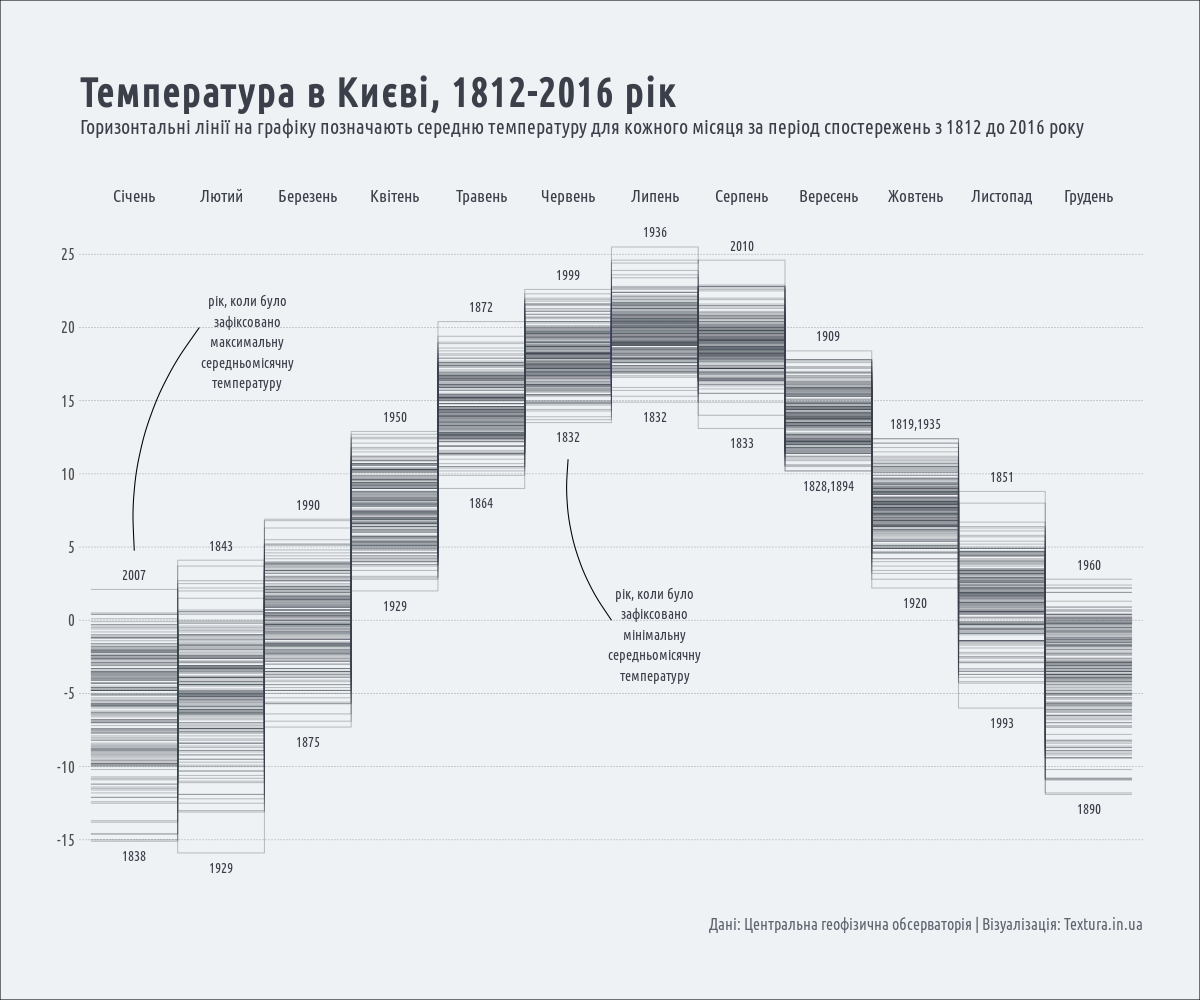

The R source for this figure:
library(ggplot2)
library(dplyr)
library(stringr)

weather <- read.csv('weather.csv', stringsAsFactors = FALSE)


#filter data
weather <- weather %>% 
  #filter(year >= 1850) %>% 
  mutate(month = factor(month, levels = unique(weather$month), ordered = TRUE),
         month_numeric = as.numeric(month))

#generate data for fancy x axis month positioning
xaxis <- data.frame(x = seq(1.5, 12.5, 1),
                    y = 29,
                    label = levels(weather$month))

#get data for year labels
ranges <- weather %>% 
  group_by(month) %>% 
  filter(temperature == min(temperature, na.rm = TRUE) | 
           temperature == max(temperature, na.rm = TRUE)) %>% 
  ungroup() %>% 
  group_by(month, temperature) %>% 
  summarise(year = paste(year, collapse = ','), temp = unique(temperature)) %>% 
  select(month, temperature = temp, year = year ) %>% 
  inner_join(xaxis, by = c('month' = 'label')) %>% 
  select(-y) %>% 
  mutate(temperature = if_else(temperature == max(temperature), temperature+1, temperature-1))

#segment and annotation data

segment1 <- data.frame(
  
  x  = c(1.5),
    
  xend = c(2.25),
  
  y = c(4.75),
  
  yend = c(20),
  
  label.x = c(2.8),
  
  label.y  = c(19),
  
  label = c('рік, коли було зафіксовано максимальну середньомісячну температуру')
)


segment2 <- data.frame(
  
  x  = c(6.5),
  
  xend = c(7),
  
  y = c(11),
  
  yend = c(0),
  
  label.x = c(7.5),
  
  label.y  = c(-1),
  
  label = c('рік, коли було зафіксовано мінімальну середньомісячну температуру')
)

#generate data to trick geom_step
fake_december <- weather %>% 
  filter(month_numeric ==  12) %>% 
  mutate(month = '', month_numeric = 13)

#combine
weather <- rbind.data.frame(weather, fake_december)

png(filename = 'weather_static_step.png', width = 1200, height = 1000)

#plot
ggplot(weather)+
  geom_step(aes(x = month_numeric, y = temperature, group = year), color = '#3A3F4A', alpha = 0.3)+
  geom_text(data = xaxis, aes(x = x, y = y, label = label, family = 'Ubuntu Condensed'), 
            size = 6, color = '#3A3F4A', inherit.aes = F)+
  geom_text(data = ranges, aes(x = x, y = temperature, label = year, family = 'Ubuntu Condensed'), 
            size = 5, color = '#3A3F4A')+
  geom_curve(data = segment1, aes(x = x, y = y, xend = xend, yend = yend), curvature = -0.2)+
  geom_text(data = segment1, aes(x = label.x, y = label.y, label = str_wrap(label, 20), family = 'Ubuntu Condensed'), 
            size = 5, color = '#3A3F4A')+
  geom_curve(data = segment2, aes(x = x, y = y, xend = xend, yend = yend), curvature = 0.2)+
  geom_text(data = segment2, aes(x = label.x, y = label.y, label = str_wrap(label, 20), family = 'Ubuntu Condensed'), 
            size = 5, color = '#3A3F4A')+
  scale_x_continuous(breaks = 1:13, labels = NULL, expand = c(0.01, 0.01))+
  scale_y_continuous(breaks = seq(-15, 25, 5), limits = c(-19, 31),
                     expand = c(0, 0))+
  labs(title = "Температура в Києві, 1812-2016 рік",
       subtitle = str_wrap("Горизонтальні лінії на графіку позначають середню температуру для кожного місяця за період спостережень з 1812 до 2016 року", 160),
       caption = "\nДані: Центральна геофізична обсерваторія | Візуалізація: Textura.in.ua")+
  theme_minimal()+
  theme(text = element_text(family = 'Ubuntu Condensed', face = 'plain', color = '#3A3F4A'),
        axis.title = element_blank(),
        axis.text = element_text(size = 16),
        axis.text.x = element_blank(),
        panel.grid.major = element_line(size = 0.35, linetype = 'dotted', color = '#5D646F'),
        panel.grid.major.x = element_blank(),
        panel.grid.minor = element_blank(),
        plot.title = element_text(face = 'bold', size = 40, margin = margin(b = 10, t = 20)),
        plot.subtitle = element_text(size = 20, face = 'plain', margin = margin(b = 30)),
        plot.caption = element_text(size = 16, margin = margin(b = 10), color = '#5D646F'),
        plot.background = element_rect(fill = '#EFF2F4'),
        plot.margin = unit(c(2, 2, 2, 2), 'cm'))

dev.off()
